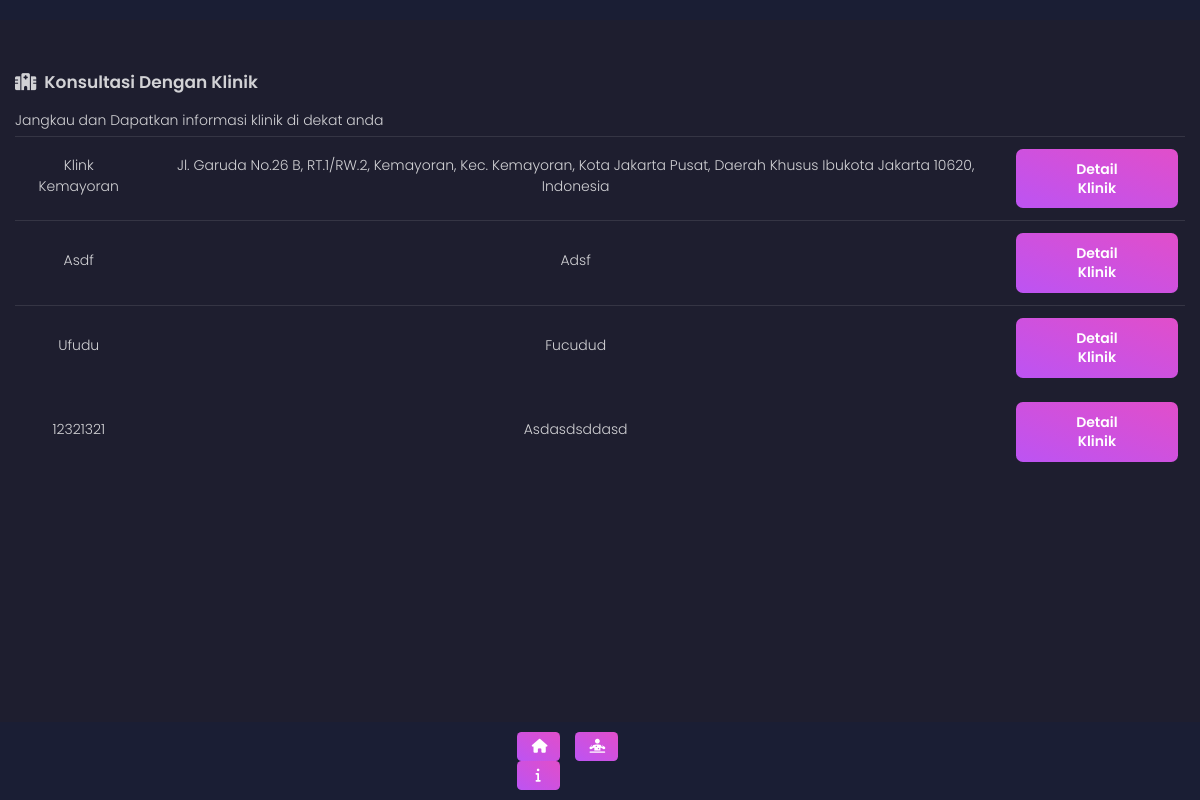
The page /index.php/c_index/konsultasi_klinik on the database as committed earlier.
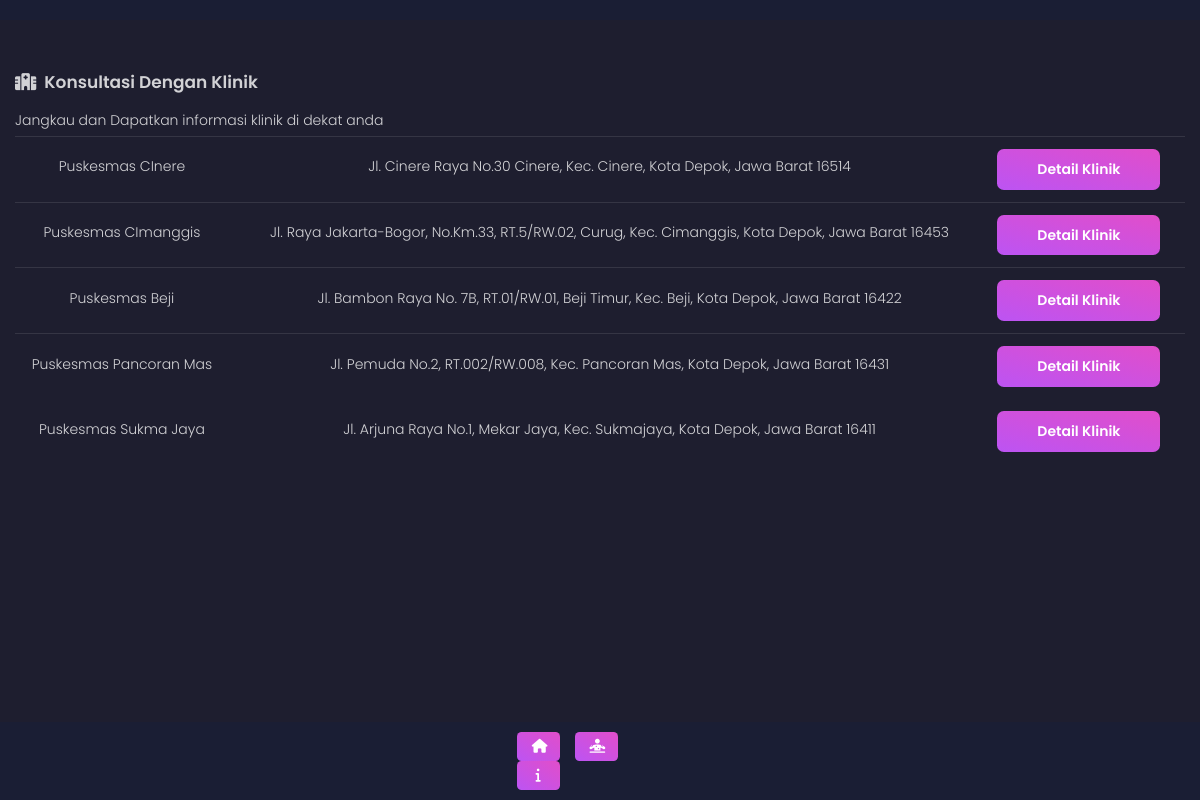
The same page on the database as committed later.
### tables this page shows
CREATE TABLE `t_klinik` (
  `id_klinik` int(11) NOT NULL,
  `nama_klinik` varchar(500) NOT NULL,
  `alamat_klinik` varchar(2000) NOT NULL,
  `telp_klinik` varchar(2000) NOT NULL,
  `keterangan` varchar(2000) NOT NULL,
  `tentang` varchar(5000) NOT NULL,
  `status` int(11) NOT NULL DEFAULT 0,
  `latitude` varchar(2000) NOT NULL,
  `longitude` varchar(2000) NOT NULL,
  `img_path` text NOT NULL
);

### application/libraries/Template.php (called while the page is built)
<?php if ( ! defined('BASEPATH')) exit('No direct script access allowed');
class Template {
	var $template_data = array();
	function set($name, $value)
	{
		$this->template_data[$name] = $value;
	}
	function load($template = '', $view = '', $view_data = array(), $return = FALSE)
	{
		$this->CI =& get_instance();
		$this->set('contents', $this->CI->load->view($view, $view_data, TRUE));
		return $this->CI->load->view($template, $this->template_data, $return);
	}
}

### application/controllers/C_index.php (called while the page is built, shortened)
<?php
class C_index extends CI_Controller {
    public function konsultasi_klinik()
	{
        $data['rs_klinik'] = $this->M_klinik->getAllKlinik();
		$this->template->load('static','list_klinik',$data);
	}
}

### index.php (called while the page is built, shortened)
<?php
require_once BASEPATH.'core/CodeIgniter.php';

### application/models/M_klinik.php (called while the page is built, shortened)
<?php
class M_klinik extends CI_Model {
	public function getAllKlinik()
	{
		return $this->db->get('t_klinik')->result();
	}
}

### application/views/list_klinik.php (the view, shortened to what this page needs)
<div class="container-fluid">
    <h4 class="title"><i class="fas fa-hospital-alt"></i>&nbsp Konsultasi Dengan Klinik</h4>
    <p>Jangkau dan Dapatkan informasi klinik di dekat anda</p>
    <div class="table-responsive">
        <table class="table table-shopping">
            <tbody>
                <?php
                foreach($rs_klinik as $klinik){
                ?>
                <tr>
                    <td>
                        <p class="text-center text-capitalize"><?=$klinik->nama_klinik?></p>
                    </td>
                    <td>
                        <p class="text-center text-capitalize"><?=$klinik->alamat_klinik?></p>
                    </td>
                    <td>
                        <a href="<?=base_url("C_index/detail_klinik/").$klinik->id_klinik?>"><button class="btn btn-primary">Detail Klinik</button></a>
                    </td>
                </tr>
                <?php } ?>
            </tbody>
        </table>
    </div>
</div>

### application/views/static.php (shortened to what this page needs)
<!DOCTYPE html>
<html lang="en">
<head>
    <link href="<?= base_url()?>/assets/css/nucleo-icons.css" rel="stylesheet" />
    <link href="<?= base_url()?>/assets/css/black-dashboard.css?v=1.0.0" rel="stylesheet" />
    <link href="<?= base_url()?>/assets/demo/demo.css" rel="stylesheet" />
</head>
<body class="">
    <?php
      $segment = $this->uri->segment(1);
      $status_admin = $this->session->userdata('status_admin');
    ?>
    <nav class="navbar fixed-top navbar-light" style="color:#fff;">
    </nav>
    <div style="padding-top:70px;padding-bottom:100px;">
        <?= $contents?>
    </div>
    <nav class="navbar fixed-bottom navbar-light justify-content-center" style="color:#fff;">
      <div class="row">
        <a class="btn btn-<?= $segment == "C_index"?"success":"primary" ?> btn-sm col-3" href="<?=base_url("C_index")?>">
          <i class="fas fa-home"></i></i> <span class="reactive-mobile"><sub>Beranda</sub></span>
        </a>
        <?php
        if($status_admin == "1"){
        ?>
        <a class="btn btn-<?= $segment == "C_administrasi_aplikasi"?"success":"primary" ?> btn-sm col-3" href="<?=base_url("C_administrasi_aplikasi")?>">
          <i class="fas fa-diagnoses"></i></i> <span class="reactive-mobile"><sub>Admin Aplikasi</sub></span>
        </a>
        <?php
        }else{
        ?>
        <a class="btn btn-<?= $segment == "C_profile_kehamilan"?"success":"primary" ?> btn-sm col-3" href="<?=base_url("C_profile_kehamilan")?>">
          <i class="fas fa-diagnoses"></i></i> <span class="reactive-mobile"><sub>Profile Kehamilan</sub></span>
        </a>
        <?php } ?>
        <a class="btn btn-<?= $segment == "C_tentang"?"success":"primary" ?> btn-sm col-3" href="<?=base_url("C_tentang")?>">
          <i class="fas fa-info"></i></i> <span class="reactive-mobile"><sub>Tentang</sub></span>
        </a>
      </div>
    </nav>
</body>
</html>

Rows that differ between the two databases and show on the page:
removed t_klinik: nama_klinik "Klink Kemayoran", alamat_klinik "Jl. Garuda No.26 B, RT.1/RW.2, Kemayoran, Kec. Kemayoran, Kota Jakarta Pusat, Daerah Khusus Ibukota Jakarta 10620, Indonesia"
removed t_klinik: nama_klinik "Asdf", alamat_klinik "Adsf"
removed t_klinik: nama_klinik "Ufudu", alamat_klinik "Fucudud"
removed t_klinik: nama_klinik "12321321", alamat_klinik "Asdasdsddasd"
added t_klinik: nama_klinik "Puskesmas CInere", alamat_klinik "Jl. Cinere Raya No.30 Cinere, Kec. Cinere, Kota Depok, Jawa Barat 16514"
added t_klinik: nama_klinik "Puskesmas CImanggis", alamat_klinik "Jl. Raya Jakarta-Bogor, No.km.33, RT.5/RW.02, Curug, Kec. Cimanggis, Kota Depok, Jawa Barat 16453"
added t_klinik: nama_klinik "Puskesmas Beji", alamat_klinik "Jl. Bambon Raya No. 7B, RT.01/RW.01, Beji Timur, Kec. Beji, Kota Depok, Jawa Barat 16422"
added t_klinik: nama_klinik "Puskesmas Pancoran Mas", alamat_klinik "Jl. Pemuda No.2, RT.002/RW.008, Kec. Pancoran Mas, Kota Depok, Jawa Barat 16431"
added t_klinik: nama_klinik "Puskesmas Sukma Jaya", alamat_klinik "Jl. Arjuna Raya No.1, Mekar Jaya, Kec. Sukmajaya, Kota Depok, Jawa Barat 16411"
